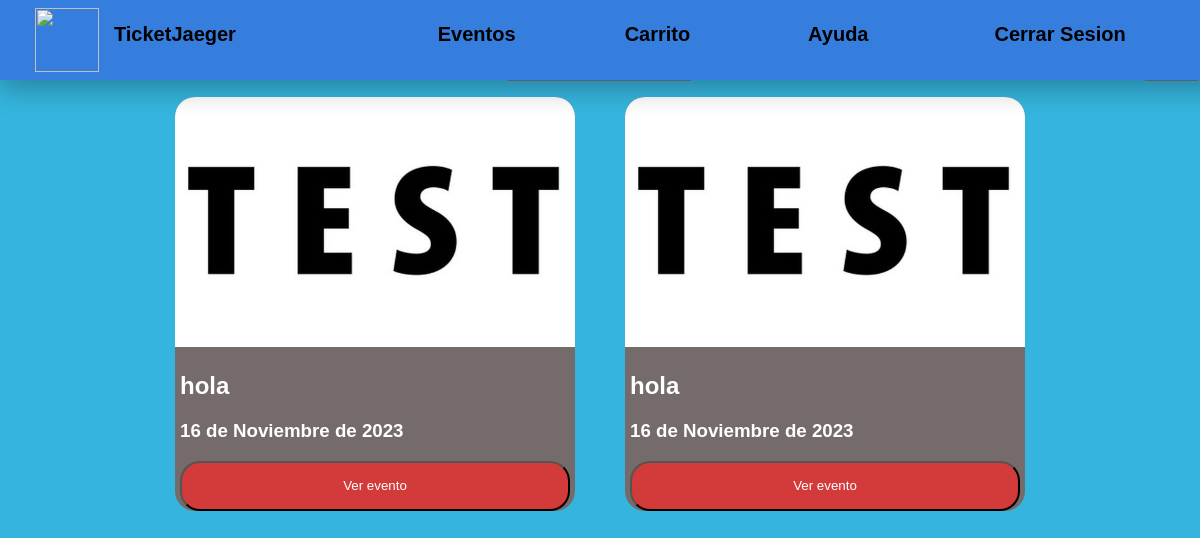
The app's page /comprador/eventos/ (signed in), older data.
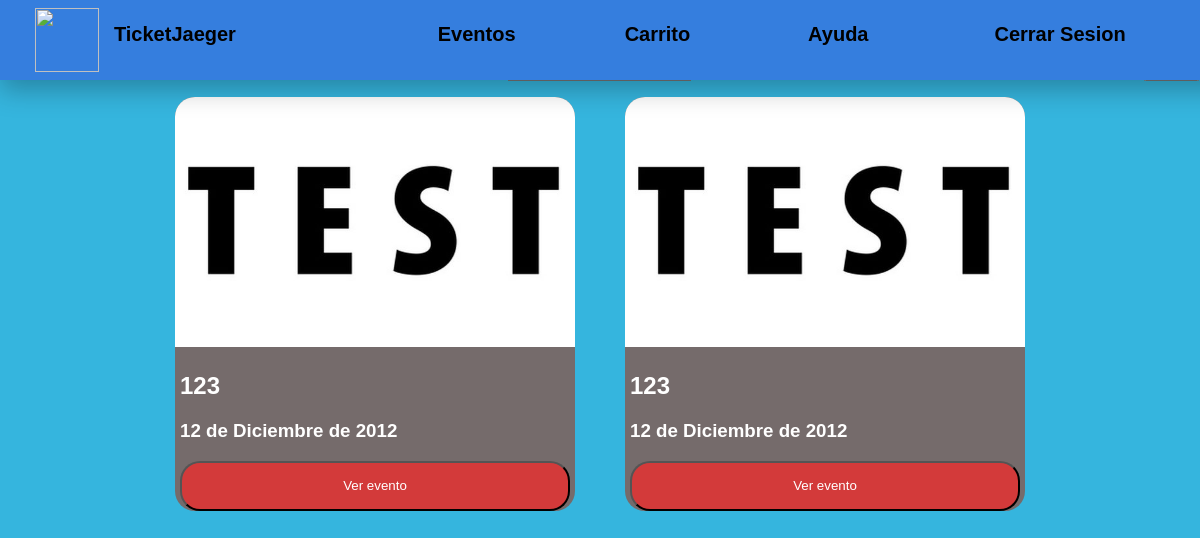
The same page, newer data.
### TicketOn/models.py (models this page shows, shortened)
class Evento(models.Model):
    lugar=models.CharField(max_length=100,blank=True)
    hora=models.TimeField(blank=True)
    fecha=models.DateField()
    nombre=models.CharField(max_length=100)
    cupo=models.IntegerField()
    imagen=models.ImageField(upload_to="eventos",blank=True,null=True)
    descripcion=models.TextField(max_length=1000)
    tipo= models.CharField(max_length=20)
    organizador=models.ForeignKey(Organizador,on_delete=models.CASCADE)
    slug = AutoSlugField(populate_from='nombre', unique=True, always_update=True)
    precio=models.FloatField(null=True)

### TicketOn/views.py (the view, shortened to what this page needs)
# urls.py: path('comprador/eventos/', views.eventos, name = 'eventos'),
@comprador_required
def eventos(request):
    if request.method =="GET":
        eventos = Evento.objects.all()
        return render (request,'Comprador/Eventos.html',{
            'eventos':eventos
        })

### TicketOn/views.py (called while the page is built)
def comprador_required(view_func):
    @wraps(view_func)
    def _wrapped_view(request, *args, **kwargs):
        if request.user.is_authenticated and Comprador.objects.filter(usuario=request.user).exists():
            return view_func(request, *args, **kwargs)
        else:
            return redirect("TicketOn:my-login")  # Redirige a la página de inicio de sesión si no es un comprador
    return _wrapped_view

### TicketOn/templates/Comprador/Eventos.html (shortened to what this page needs)
{% extends 'Conex/Conex_comprador.html' %} {% block content %} {%load static%}
<link rel="stylesheet" href="{% static 'TicketOn/Eventos.css'%}" />
<div id="Div-Busqueda">
    <form method="POST">
        <label for="nombre">Nombre:</label>
        <button>Buscar</button>
    </form>
</div>
<main id="Espacio-eventos">
    {%for evento in eventos%}
        <div class="Tarjeta-evento">
            <img src="{{evento.imagen.url}}" class="evento-img"></img>
            <div class="Evento-info">
                <h2>{{evento.nombre}}</h2>
                <h3>{{evento.fecha}}</h3>
                <form action="{{evento.nombre}}/{{evento.slug}}">
                    <input type="submit" value="Ver evento" />
                </form>
            </div>
        </div>
    {%endfor%}
</div>
{% endblock %}

### TicketOn/templates/Conex/Conex_comprador.html (shortened to what this page needs)
<html lang="en">
  <head>
  </head>
  <body>
    <header>
      <div id="main-nav_1">
        <nav class="main-nav">
          <div id="divlogo">
            {%load static%} <img src={%static 'TicketOn/image/Icon.png '%}
            class="Logoimg"/>
            <a id="NombreTJ">TicketJaeger</a>
          </div>
          <div id="opciones">
            <a href="/comprador/eventos/" id="NombreTJ">Eventos</a>
            <a href="/comprador/carrito/" id="NombreTJ">Carrito</a>
            <a href="/comprador/ayuda/" id="NombreTJ">Ayuda</a>
          </div>
          <a href="{% url 'TicketOn:user-logout' %}" id="NombreTJ"
            >Cerrar Sesion</a
          >
        </nav>
      </div>
    </header>
    <div class="margen">{% block content %} {% endblock %}</div>
  </body>
</html>

### TicketOn/static/TicketOn/Eventos.css (style rules this page uses)
body { margin: 0px; box-sizing: border-box; background: #35b5de; }
.margen { margin-top: 5%; }
#main-nav_1 { display: flex; padding: 5px 5%; justify-content: space-between; box-shadow: 0px 10px 25px #00000043; background-color: #357ede; height: 70px; top: 0; position: fixed; width: 100%; }
#divlogo { width: 20%; display: flex; justify-content: left; }
.main-nav { width: 100%; display: flex; justify-content: space-around; padding: 15px; display: flex; padding-top: 18px; padding-right: 100px; }
#main-nav_1 a { text-decoration: none; font-size: 20px; font-weight: bold; color: #000; font-family: "Franklin Gothic Medium", "Arial Narrow", Arial, sans-serif; }
#opciones { display: flex; justify-content: space-around; width: 50%; }
.Logoimg { position: absolute; width: 64px; height: 64px; left: 35px; top: 8px; }
#NombreTJ { text-decoration: none; padding-top: 0px; width: 137px; flex-shrink: 0; color: #000; text-align: center; font-family: "Franklin Gothic Medium", "Arial Narrow", Arial, sans-serif; font-size: 20px; font-style: normal; font-weight: 400; line-height: normal; }
#Espacio-eventos { display: flex; flex-wrap: wrap; justify-content: center; gap:50px 50px; margin: auto; width: 90%; height: fit-content; }
.Tarjeta-evento { width: 400px; text-decoration: none; background-color: #756B6B; border-radius: 20px; }
.Tarjeta-evento img { width: 400px; height: 250px; border-radius: 20px 20px 0px 0px; }
.Tarjeta-evento form { margin-bottom: 0px; }
.Tarjeta-evento input { margin: 0px; width: 100%; height: 50px; background-color: #d33a3a; color: white; border-radius: 20px; transition-duration: 0.3s; }
.Evento-info { padding: 5px; padding-bottom: 0px; font-family: "Franklin Gothic Medium", "Arial Narrow", Arial, sans-serif; color: white; font-weight: bold; }
#Div-Busqueda form { display: flex; justify-content: space-between; }

Row changes from the older to the newer data that the page shows:
removed Evento: imagen (picture), nombre "hola", fecha "16 de Noviembre de 2023"
removed Evento: imagen (picture), nombre "hola", fecha "16 de Noviembre de 2023"
added Evento: imagen (picture), nombre "123", fecha "12 de Diciembre de 2012"
added Evento: imagen (picture), nombre "123", fecha "12 de Diciembre de 2012"
